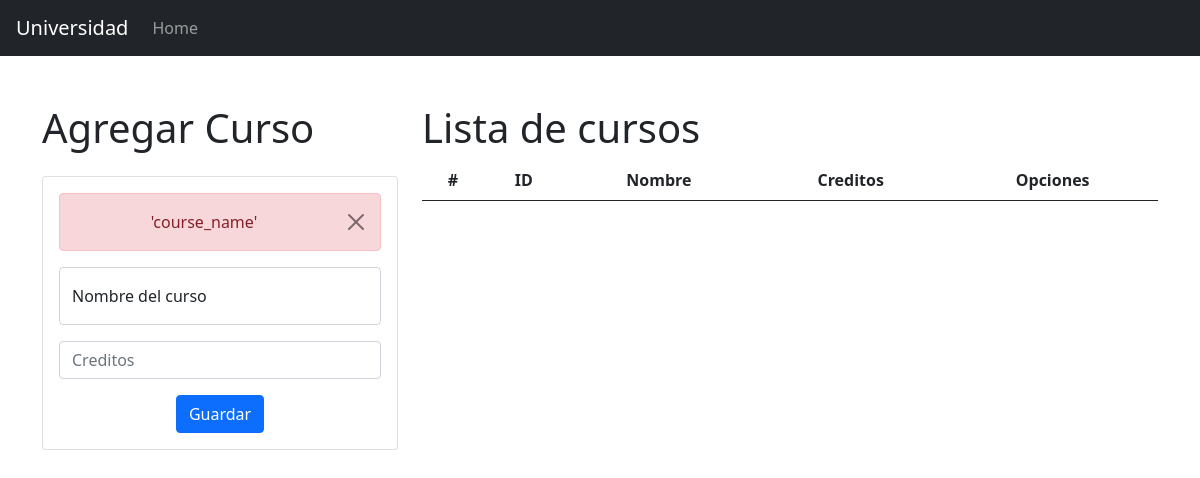
The page /add_course/ on the database as committed earlier.
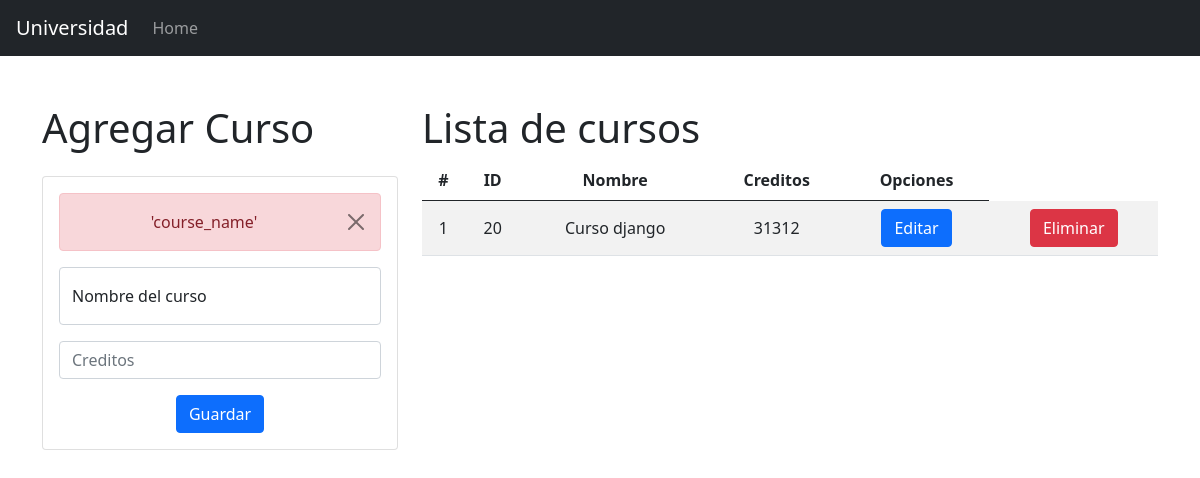
The same page on the database as committed later.
### academico/models.py (models this page shows, shortened)
class Course(models.Model):
    name = models.CharField(max_length=40, null=False)
    credits = models.PositiveSmallIntegerField()

### academico/views.py (the view)
# urls.py: path("add_course/", views.add_course, name="add_course"),
def add_course(request):
    try:
        course_name = request.POST["course_name"]
        credits = request.POST["credits"]
        if course_name.strip() == "":
            raise Exception("The course must contain a name")
        Course.objects.create(name=course_name, credits=credits)
    except Exception as error:
        courses = Course.objects.all()
        return render(
            request, "manage_courses.html", {"courses": courses, "error": error}
        )
    return redirect(reverse("academico:home"))

### academico/templates/manage_courses.html (shortened to what this page needs)
{% extends 'base.html' %}
{% load static %}
{% block head %}
<link rel="stylesheet" href="{% static 'css/manage_courses.css' %}" />
{% endblock head %} {% block content %}
<div class="row">
  <section class="col col-12 col-md-6 col-lg-4 mb-4 mb-md-0">
    <h3 class="h1">Agregar Curso</h3>
    <div class="card mt-4 text-center">
      <div class="card-body">
        {% if error %}
        <div class="alert alert-danger alert-dismissible fade show" role="alert">
          {{ error }}
          <button type="button" class="btn-close" data-dismiss="alert" aria-label="Close">
          </button>
        </div>
        {% endif %}
        <form method="POST" action="{% url 'academico:add_course' %}">
          <div class="form-floating mb-3">
            <input
              type="text"
              id="course_name"
              name="course_name"
              class="form-control"
              placeholder="Nomre del curso"
            />
            <label for="course_name">Nombre del curso</label>
          </div>
          <div class="form-group mb-3">
            <input
              type="number"
              id="credits"
              name="credits"
              class="form-control"
              placeholder="Creditos"
            />
          </div>
          <div class="form-group">
            <button type="submit" class="btn btn-primary">
              Guardar
            </button>
          </div>
        </form>
      </div>
    </div>
    <div class="row p-3">
    </div>
  </section>
  <section class="col col-12 col-md-6 col-lg-8">
    <h3 class="h1">Lista de cursos</h3>
    <div class="table-responsive">
      <table class="table table-striped">
        <thead>
          <tr>
            <th>#</th>
            <th>ID</th>
            <th>Nombre</th>
            <th>Creditos</th>
            <th>Opciones</th>
          </tr>
        </thead>
        <tbody>
          {% for course in courses %}
          <tr>
            <td>{{ forloop.counter }}</td>
            <td>{{ course.id }}</td>
            <td>{{ course.name | capfirst }}</td>
            <td>{{ course.credits }}</td>
            <td>
              <a
                href="{% url 'academico:edit_course' course.id %}"
                class="btn btn-primary"
                >Editar</a
              >
            </td>
            <td>
              <a
                href="{% url 'academico:delete_course' course.id %}"
                class="btn btn-danger btn-delete"
                >Eliminar</a
              >
            </td>
          </tr>
          {% endfor %}
        </tbody>
      </table>
    </div>
  </section>
</div>
{% endblock %}

Rows that differ between the two databases and show on the page:
added Course: id "20", name "Curso django", credits "31312"
